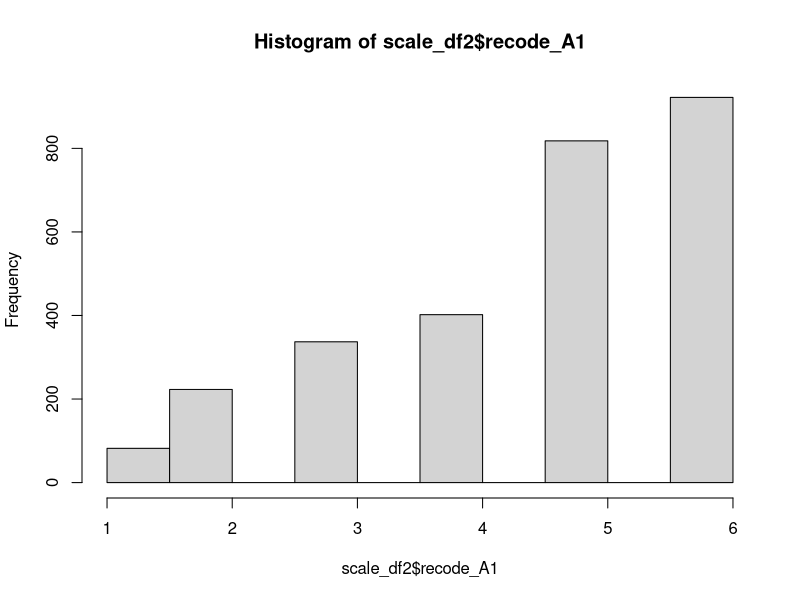
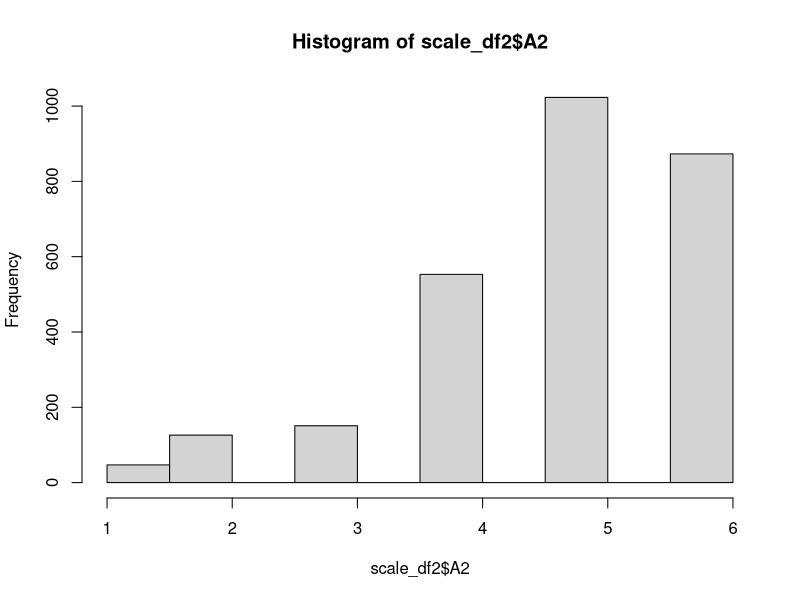
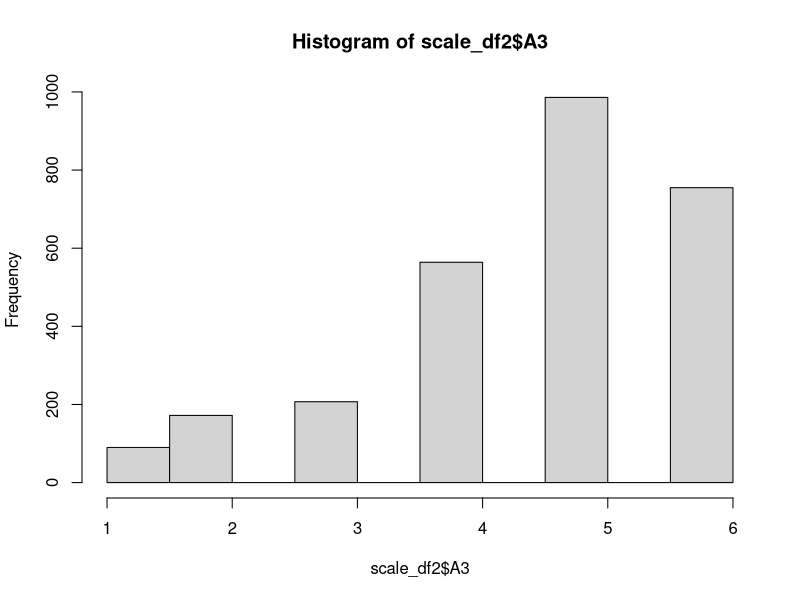
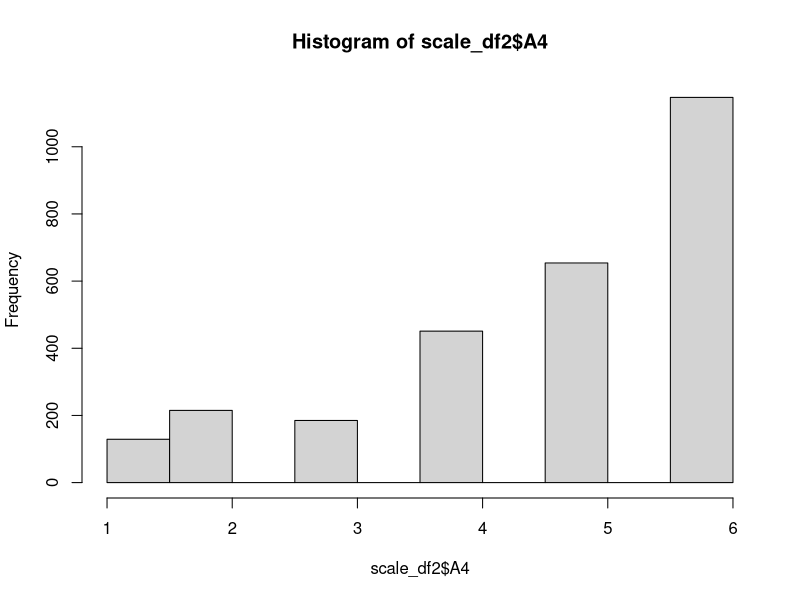
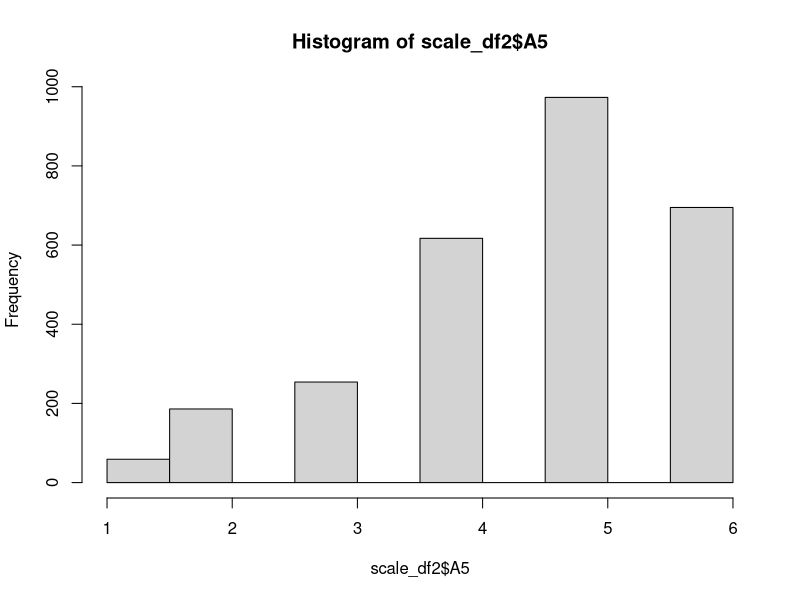
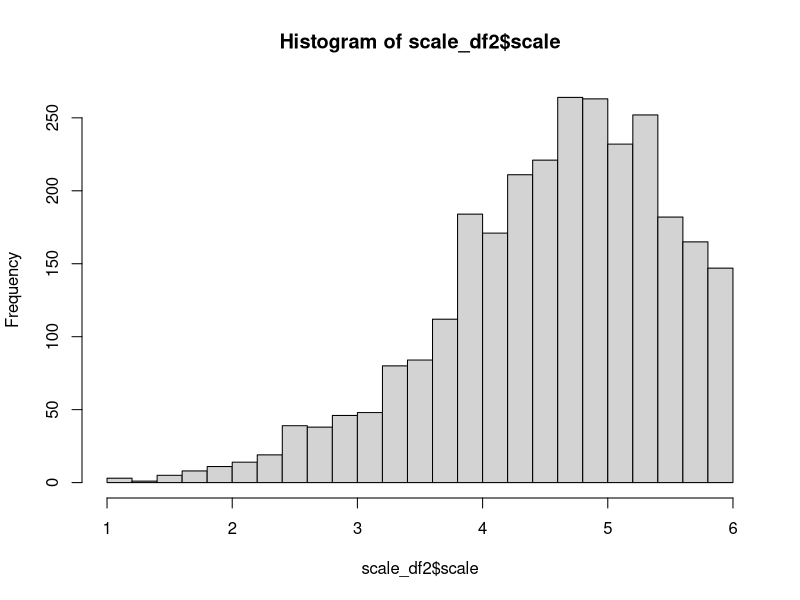

Write the R code that produced these figures, in order.
## ---- chunk 1
#getwd()
df <- read.csv("Micro-MobilityMishapMitigation_FormResponses.csv")
## ---- chunk 2
install.packages("psych")
library("psych")

head(bfi)
?bfi
str(bfi)
## ---- chunk 3
# Creating a new dataframe containing only those variables
scale_df = bfi[, c("A1","A2", "A3", "A4", "A5")]

# [Error Check] Check the class of your variables
str(scale_df)

# [Error Check] Check you have encoded the missing values correctly
table(scale_df$A1)
table(scale_df$A2)
table(scale_df$A3)
table(scale_df$A4)
table(scale_df$A5)
## ---- chunk 4
library(car)

# Reverse-coding A1

# The following is a quicker way to do multiple recodes using a specialized recode function. 

# You can also use the method we outline in the R tutorial and class session using indexing. 
scale_df$recode_A1 = car::recode(scale_df$A1, "1=6; 2=5; 3=4; 4=3; 5=2; 6=1")

# [Error Check] Check the recode has been done correctly
head(scale_df[, c("A1", "recode_A1")], 10)

## ---- chunk 5
scale_df2 = scale_df[, c("recode_A1", "A2", "A3", "A4", "A5")]
cor(x=scale_df2, use = "pairwise.complete.obs")
## ---- chunk 6
# You can assign the output of the cor function to a variable 
corr_matrix = cor(x=scale_df2, use = "pairwise.complete.obs")

# [Error check] Check the class of the function output (is a matrix). 
class(corr_matrix)

# Similar to dataframes, you can select the elements you want from the matrix, and feed it into the mean function to get your average inter-item correlation 

# Make sure you exclude the correlation of the variable with itself, as you select the elements to compute each inter-item correlation. 

A1_corrs = corr_matrix[1 , c(2,3,4,5)]

# [Error check] Double-check to make sure you've selected the elements of each matrix correctly. 
A1_corrs
corr_matrix

# [Error check]
is.vector(A1_corrs)
class(A1_corrs)

average_A1_corrs = mean(A1_corrs)
average_A1_corrs


## ---- chunk 7
psych::alpha(scale_df2[, c("recode_A1", "A2", "A3", "A4", "A5")], check.keys=TRUE)
## ---- chunk 8
library(car)
# Get the row mean of A1-A5. 
# The column index argument is unnecessary (since scale_df2 only has those 5 columns) but included for clarity. 
scale_df2$scale = rowMeans(scale_df2[, c("recode_A1", "A2", "A3", "A4", "A5")], na.rm=TRUE)

# [Error check] Make sure the function does as expected - checking rows with NA values in particular. 
tail(scale_df2, 50)
## ---- chunk 9
hist(scale_df2$recode_A1)
hist(scale_df2$A2)
hist(scale_df2$A3)
hist(scale_df2$A4)
hist(scale_df2$A5)

# Increasing the number of breaks allows you to see more of the granularity in your new scale variable.  
hist(scale_df2$scale, breaks=24)
